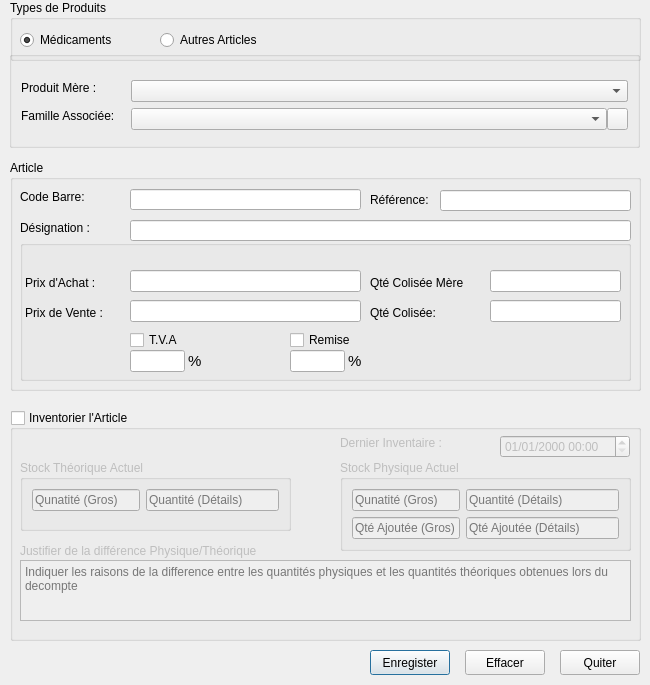
<?xml version="1.0" encoding="UTF-8"?>
<ui version="4.0">
 <class>ProductCreationForm</class>
 <widget class="QDialog" name="ProductCreationForm">
  <property name="geometry">
   <rect>
    <x>0</x>
    <y>0</y>
    <width>650</width>
    <height>685</height>
   </rect>
  </property>
  <property name="minimumSize">
   <size>
    <width>650</width>
    <height>685</height>
   </size>
  </property>
  <property name="maximumSize">
   <size>
    <width>650</width>
    <height>685</height>
   </size>
  </property>
  <property name="windowTitle">
   <string>Créer un Nouvel Article</string>
  </property>
  <widget class="QGroupBox" name="gbox_parent">
   <property name="geometry">
    <rect>
     <x>9</x>
     <y>51</y>
     <width>631</width>
     <height>97</height>
    </rect>
   </property>
   <property name="sizePolicy">
    <sizepolicy hsizetype="Preferred" vsizetype="Fixed">
     <horstretch>0</horstretch>
     <verstretch>0</verstretch>
    </sizepolicy>
   </property>
   <property name="title">
    <string/>
   </property>
   <widget class="QLabel" name="lbl_parent_product">
    <property name="geometry">
     <rect>
      <x>12</x>
      <y>29</y>
      <width>85</width>
      <height>16</height>
     </rect>
    </property>
    <property name="sizePolicy">
     <sizepolicy hsizetype="Fixed" vsizetype="Preferred">
      <horstretch>0</horstretch>
      <verstretch>0</verstretch>
     </sizepolicy>
    </property>
    <property name="text">
     <string>Produit Mère :</string>
    </property>
    <property name="buddy">
     <cstring>cbox_med</cstring>
    </property>
   </widget>
   <widget class="QComboBox" name="cbox_article">
    <property name="geometry">
     <rect>
      <x>122</x>
      <y>29</y>
      <width>497</width>
      <height>22</height>
     </rect>
    </property>
    <property name="sizePolicy">
     <sizepolicy hsizetype="Preferred" vsizetype="Fixed">
      <horstretch>0</horstretch>
      <verstretch>0</verstretch>
     </sizepolicy>
    </property>
   </widget>
   <widget class="QLabel" name="lbl_family">
    <property name="geometry">
     <rect>
      <x>12</x>
      <y>57</y>
      <width>104</width>
      <height>16</height>
     </rect>
    </property>
    <property name="sizePolicy">
     <sizepolicy hsizetype="Fixed" vsizetype="Preferred">
      <horstretch>0</horstretch>
      <verstretch>0</verstretch>
     </sizepolicy>
    </property>
    <property name="text">
     <string>Famille Associée:</string>
    </property>
    <property name="buddy">
     <cstring>cbox_family</cstring>
    </property>
   </widget>
   <widget class="QComboBox" name="cbox_family">
    <property name="geometry">
     <rect>
      <x>122</x>
      <y>57</y>
      <width>476</width>
      <height>22</height>
     </rect>
    </property>
    <property name="sizePolicy">
     <sizepolicy hsizetype="Preferred" vsizetype="Fixed">
      <horstretch>0</horstretch>
      <verstretch>0</verstretch>
     </sizepolicy>
    </property>
   </widget>
   <widget class="QPushButton" name="pbtn_new">
    <property name="geometry">
     <rect>
      <x>598</x>
      <y>57</y>
      <width>21</width>
      <height>22</height>
     </rect>
    </property>
    <property name="text">
     <string/>
    </property>
    <property name="icon">
     <iconset resource="resources.qrc">
      <normaloff>:/sales/add.png</normaloff>:/sales/add.png</iconset>
    </property>
    <property name="autoDefault">
     <bool>false</bool>
    </property>
   </widget>
  </widget>
  <widget class="QGroupBox" name="gbox_inventory">
   <property name="enabled">
    <bool>true</bool>
   </property>
   <property name="geometry">
    <rect>
     <x>10</x>
     <y>410</y>
     <width>631</width>
     <height>231</height>
    </rect>
   </property>
   <property name="sizePolicy">
    <sizepolicy hsizetype="Fixed" vsizetype="Fixed">
     <horstretch>0</horstretch>
     <verstretch>0</verstretch>
    </sizepolicy>
   </property>
   <property name="title">
    <string>Inventorier l'Article</string>
   </property>
   <property name="checkable">
    <bool>true</bool>
   </property>
   <property name="checked">
    <bool>false</bool>
   </property>
   <widget class="QLabel" name="label_3">
    <property name="geometry">
     <rect>
      <x>330</x>
      <y>25</y>
      <width>121</width>
      <height>16</height>
     </rect>
    </property>
    <property name="text">
     <string>Dernier Inventaire :</string>
    </property>
    <property name="buddy">
     <cstring>last_inventory</cstring>
    </property>
   </widget>
   <widget class="QDateTimeEdit" name="last_inventory">
    <property name="enabled">
     <bool>false</bool>
    </property>
    <property name="geometry">
     <rect>
      <x>490</x>
      <y>25</y>
      <width>130</width>
      <height>23</height>
     </rect>
    </property>
    <property name="displayFormat">
     <string>dd/MM/yyyy HH:mm</string>
    </property>
   </widget>
   <widget class="QGroupBox" name="gbox_phys_stock">
    <property name="geometry">
     <rect>
      <x>330</x>
      <y>50</y>
      <width>291</width>
      <height>91</height>
     </rect>
    </property>
    <property name="sizePolicy">
     <sizepolicy hsizetype="Expanding" vsizetype="Expanding">
      <horstretch>0</horstretch>
      <verstretch>0</verstretch>
     </sizepolicy>
    </property>
    <property name="toolTip">
     <string>Stock de produit obtenu  après le nouvel inventaire</string>
    </property>
    <property name="title">
     <string>Stock Physique Actuel</string>
    </property>
    <layout class="QFormLayout" name="formLayout">
     <item row="0" column="0">
      <widget class="QLineEdit" name="ledit_phys_gros">
       <property name="toolTip">
        <string>Entrer la qunatité gros obtenue après comptage physique</string>
       </property>
       <property name="placeholderText">
        <string>Qunatité (Gros)</string>
       </property>
      </widget>
     </item>
     <item row="0" column="1">
      <widget class="QLineEdit" name="ledit_phys_details">
       <property name="toolTip">
        <string>Entrer la qunatité déconditionnée obtenue après comptage physique</string>
       </property>
       <property name="placeholderText">
        <string>Quantité (Détails)</string>
       </property>
      </widget>
     </item>
     <item row="1" column="0">
      <widget class="QLineEdit" name="ledit_phys_added_gros">
       <property name="toolTip">
        <string>Entrer la qunatité physique gros à ajouter</string>
       </property>
       <property name="placeholderText">
        <string>Qté Ajoutée (Gros)</string>
       </property>
      </widget>
     </item>
     <item row="1" column="1">
      <widget class="QLineEdit" name="ledit_phys_added_details">
       <property name="toolTip">
        <string>Entrer la qunatité physique déconditionnée à ajouter</string>
       </property>
       <property name="placeholderText">
        <string>Qté Ajoutée (Détails)</string>
       </property>
      </widget>
     </item>
    </layout>
   </widget>
   <widget class="QPlainTextEdit" name="justification">
    <property name="geometry">
     <rect>
      <x>10</x>
      <y>150</y>
      <width>611</width>
      <height>61</height>
     </rect>
    </property>
    <property name="toolTip">
     <string>Indiquer les raisons de la difference entre les quantités physiques et les quantités théoriques obtenues lors du decompte</string>
    </property>
    <property name="placeholderText">
     <string>Indiquer les raisons de la difference entre les quantités physiques et les quantités théoriques obtenues lors du decompte</string>
    </property>
   </widget>
   <widget class="QLabel" name="label_17">
    <property name="geometry">
     <rect>
      <x>10</x>
      <y>130</y>
      <width>271</width>
      <height>22</height>
     </rect>
    </property>
    <property name="text">
     <string>Justifier de la différence Physique/Théorique</string>
    </property>
    <property name="buddy">
     <cstring>justification</cstring>
    </property>
   </widget>
   <widget class="QGroupBox" name="gbox_theo_stock">
    <property name="geometry">
     <rect>
      <x>10</x>
      <y>50</y>
      <width>271</width>
      <height>71</height>
     </rect>
    </property>
    <property name="sizePolicy">
     <sizepolicy hsizetype="Expanding" vsizetype="Expanding">
      <horstretch>0</horstretch>
      <verstretch>0</verstretch>
     </sizepolicy>
    </property>
    <property name="toolTip">
     <string>Stock de produit indiqué par le systeme</string>
    </property>
    <property name="title">
     <string>Stock Théorique Actuel</string>
    </property>
    <layout class="QFormLayout" name="formLayout_2">
     <property name="verticalSpacing">
      <number>0</number>
     </property>
     <item row="0" column="0">
      <widget class="QLineEdit" name="ledit_theo_gros">
       <property name="toolTip">
        <string>Quantité (Gros)</string>
       </property>
       <property name="placeholderText">
        <string>Qunatité (Gros)</string>
       </property>
      </widget>
     </item>
     <item row="0" column="1">
      <widget class="QLineEdit" name="ledit_theo_details">
       <property name="toolTip">
        <string>Quantité (Détails)</string>
       </property>
       <property name="placeholderText">
        <string>Quantité (Détails)</string>
       </property>
      </widget>
     </item>
    </layout>
   </widget>
  </widget>
  <widget class="QGroupBox" name="gbox_article">
   <property name="geometry">
    <rect>
     <x>10</x>
     <y>160</y>
     <width>631</width>
     <height>231</height>
    </rect>
   </property>
   <property name="sizePolicy">
    <sizepolicy hsizetype="Preferred" vsizetype="Fixed">
     <horstretch>0</horstretch>
     <verstretch>0</verstretch>
    </sizepolicy>
   </property>
   <property name="title">
    <string>Article</string>
   </property>
   <widget class="QLabel" name="label_13">
    <property name="geometry">
     <rect>
      <x>10</x>
      <y>29</y>
      <width>81</width>
      <height>16</height>
     </rect>
    </property>
    <property name="sizePolicy">
     <sizepolicy hsizetype="Fixed" vsizetype="Preferred">
      <horstretch>0</horstretch>
      <verstretch>0</verstretch>
     </sizepolicy>
    </property>
    <property name="text">
     <string>Code Barre: </string>
    </property>
    <property name="buddy">
     <cstring>ledit_bar_code</cstring>
    </property>
   </widget>
   <widget class="QLabel" name="label_14">
    <property name="geometry">
     <rect>
      <x>10</x>
      <y>60</y>
      <width>81</width>
      <height>16</height>
     </rect>
    </property>
    <property name="sizePolicy">
     <sizepolicy hsizetype="Fixed" vsizetype="Preferred">
      <horstretch>0</horstretch>
      <verstretch>0</verstretch>
     </sizepolicy>
    </property>
    <property name="text">
     <string>Désignation :</string>
    </property>
    <property name="buddy">
     <cstring>ledit_designation</cstring>
    </property>
   </widget>
   <widget class="QLineEdit" name="ledit_bar_code">
    <property name="geometry">
     <rect>
      <x>120</x>
      <y>29</y>
      <width>231</width>
      <height>21</height>
     </rect>
    </property>
   </widget>
   <widget class="QLabel" name="label_15">
    <property name="geometry">
     <rect>
      <x>360</x>
      <y>30</y>
      <width>71</width>
      <height>20</height>
     </rect>
    </property>
    <property name="text">
     <string>Référence:</string>
    </property>
    <property name="buddy">
     <cstring>ledit_reference</cstring>
    </property>
   </widget>
   <widget class="QLineEdit" name="ledit_reference">
    <property name="geometry">
     <rect>
      <x>430</x>
      <y>30</y>
      <width>191</width>
      <height>21</height>
     </rect>
    </property>
   </widget>
   <widget class="QLineEdit" name="ledit_designation">
    <property name="geometry">
     <rect>
      <x>120</x>
      <y>60</y>
      <width>501</width>
      <height>21</height>
     </rect>
    </property>
   </widget>
   <widget class="QGroupBox" name="gbox_price">
    <property name="geometry">
     <rect>
      <x>10</x>
      <y>80</y>
      <width>611</width>
      <height>141</height>
     </rect>
    </property>
    <property name="sizePolicy">
     <sizepolicy hsizetype="Expanding" vsizetype="Preferred">
      <horstretch>0</horstretch>
      <verstretch>0</verstretch>
     </sizepolicy>
    </property>
    <property name="title">
     <string/>
    </property>
    <widget class="QLabel" name="lbl_purchase_price">
     <property name="geometry">
      <rect>
       <x>5</x>
       <y>35</y>
       <width>101</width>
       <height>16</height>
      </rect>
     </property>
     <property name="text">
      <string>Prix d'Achat :</string>
     </property>
     <property name="buddy">
      <cstring>ledit_puchase_price</cstring>
     </property>
    </widget>
    <widget class="QLineEdit" name="ledit_puchase_price">
     <property name="geometry">
      <rect>
       <x>110</x>
       <y>30</y>
       <width>231</width>
       <height>22</height>
      </rect>
     </property>
     <property name="sizePolicy">
      <sizepolicy hsizetype="Preferred" vsizetype="Fixed">
       <horstretch>0</horstretch>
       <verstretch>0</verstretch>
      </sizepolicy>
     </property>
    </widget>
    <widget class="QLabel" name="lbl_sale_price">
     <property name="geometry">
      <rect>
       <x>5</x>
       <y>65</y>
       <width>101</width>
       <height>16</height>
      </rect>
     </property>
     <property name="text">
      <string>Prix de Vente :</string>
     </property>
     <property name="buddy">
      <cstring>ledit_sale_price</cstring>
     </property>
    </widget>
    <widget class="QLineEdit" name="ledit_sale_price">
     <property name="geometry">
      <rect>
       <x>110</x>
       <y>60</y>
       <width>231</width>
       <height>22</height>
      </rect>
     </property>
     <property name="sizePolicy">
      <sizepolicy hsizetype="Preferred" vsizetype="Fixed">
       <horstretch>0</horstretch>
       <verstretch>0</verstretch>
      </sizepolicy>
     </property>
    </widget>
    <widget class="QCheckBox" name="ckbox_vta">
     <property name="geometry">
      <rect>
       <x>110</x>
       <y>90</y>
       <width>81</width>
       <height>20</height>
      </rect>
     </property>
     <property name="text">
      <string>T.V.A</string>
     </property>
    </widget>
    <widget class="QLineEdit" name="vta">
     <property name="geometry">
      <rect>
       <x>110</x>
       <y>110</y>
       <width>55</width>
       <height>22</height>
      </rect>
     </property>
     <property name="sizePolicy">
      <sizepolicy hsizetype="Fixed" vsizetype="Fixed">
       <horstretch>0</horstretch>
       <verstretch>0</verstretch>
      </sizepolicy>
     </property>
     <property name="minimumSize">
      <size>
       <width>55</width>
       <height>0</height>
      </size>
     </property>
     <property name="maximumSize">
      <size>
       <width>55</width>
       <height>22</height>
      </size>
     </property>
     <property name="alignment">
      <set>Qt::AlignRight|Qt::AlignTrailing|Qt::AlignVCenter</set>
     </property>
     <property name="readOnly">
      <bool>true</bool>
     </property>
    </widget>
    <widget class="QLabel" name="lbl_tva_percentage">
     <property name="geometry">
      <rect>
       <x>168</x>
       <y>110</y>
       <width>21</width>
       <height>22</height>
      </rect>
     </property>
     <property name="sizePolicy">
      <sizepolicy hsizetype="Minimum" vsizetype="Minimum">
       <horstretch>0</horstretch>
       <verstretch>0</verstretch>
      </sizepolicy>
     </property>
     <property name="font">
      <font>
       <pointsize>11</pointsize>
      </font>
     </property>
     <property name="text">
      <string>% </string>
     </property>
    </widget>
    <widget class="QCheckBox" name="ckbox_reduction">
     <property name="geometry">
      <rect>
       <x>270</x>
       <y>90</y>
       <width>71</width>
       <height>20</height>
      </rect>
     </property>
     <property name="text">
      <string>Remise</string>
     </property>
    </widget>
    <widget class="QLineEdit" name="reduction">
     <property name="geometry">
      <rect>
       <x>270</x>
       <y>110</y>
       <width>55</width>
       <height>22</height>
      </rect>
     </property>
     <property name="sizePolicy">
      <sizepolicy hsizetype="Fixed" vsizetype="Fixed">
       <horstretch>0</horstretch>
       <verstretch>0</verstretch>
      </sizepolicy>
     </property>
     <property name="minimumSize">
      <size>
       <width>55</width>
       <height>0</height>
      </size>
     </property>
     <property name="maximumSize">
      <size>
       <width>55</width>
       <height>22</height>
      </size>
     </property>
     <property name="alignment">
      <set>Qt::AlignRight|Qt::AlignTrailing|Qt::AlignVCenter</set>
     </property>
    </widget>
    <widget class="QLabel" name="lbl_reduction_percentage">
     <property name="geometry">
      <rect>
       <x>328</x>
       <y>110</y>
       <width>16</width>
       <height>22</height>
      </rect>
     </property>
     <property name="sizePolicy">
      <sizepolicy hsizetype="Minimum" vsizetype="Minimum">
       <horstretch>0</horstretch>
       <verstretch>0</verstretch>
      </sizepolicy>
     </property>
     <property name="font">
      <font>
       <pointsize>11</pointsize>
      </font>
     </property>
     <property name="text">
      <string>% </string>
     </property>
    </widget>
    <widget class="QLineEdit" name="ledit_colise_mere">
     <property name="geometry">
      <rect>
       <x>470</x>
       <y>30</y>
       <width>131</width>
       <height>22</height>
      </rect>
     </property>
     <property name="toolTip">
      <string>Quantité par unité de conditionnement</string>
     </property>
     <property name="text">
      <string/>
     </property>
    </widget>
    <widget class="QLabel" name="lbl_colise_mere">
     <property name="geometry">
      <rect>
       <x>350</x>
       <y>35</y>
       <width>111</width>
       <height>16</height>
      </rect>
     </property>
     <property name="sizePolicy">
      <sizepolicy hsizetype="Preferred" vsizetype="Fixed">
       <horstretch>0</horstretch>
       <verstretch>0</verstretch>
      </sizepolicy>
     </property>
     <property name="text">
      <string>Qté Colisée Mère</string>
     </property>
     <property name="buddy">
      <cstring>ledit_colise_mere</cstring>
     </property>
    </widget>
    <widget class="QLineEdit" name="ledit_colise_derive">
     <property name="geometry">
      <rect>
       <x>470</x>
       <y>60</y>
       <width>131</width>
       <height>22</height>
      </rect>
     </property>
     <property name="toolTip">
      <string>Quantité par unité de conditionnement pour le produit derive</string>
     </property>
    </widget>
    <widget class="QLabel" name="lbl_colise_derive">
     <property name="geometry">
      <rect>
       <x>350</x>
       <y>65</y>
       <width>111</width>
       <height>16</height>
      </rect>
     </property>
     <property name="sizePolicy">
      <sizepolicy hsizetype="Preferred" vsizetype="Fixed">
       <horstretch>0</horstretch>
       <verstretch>0</verstretch>
      </sizepolicy>
     </property>
     <property name="text">
      <string>Qté Colisée:</string>
     </property>
     <property name="buddy">
      <cstring>ledit_colise_derive</cstring>
     </property>
    </widget>
   </widget>
  </widget>
  <widget class="QPushButton" name="pbtn_save">
   <property name="geometry">
    <rect>
     <x>370</x>
     <y>650</y>
     <width>80</width>
     <height>25</height>
    </rect>
   </property>
   <property name="toolTip">
    <string>Enrégister l'article et Passer a la création d'un nouvel article</string>
   </property>
   <property name="text">
    <string>Enregister</string>
   </property>
   <property name="icon">
    <iconset resource="resources.qrc">
     <normaloff>:/product/validate.png</normaloff>:/product/validate.png</iconset>
   </property>
   <property name="autoDefault">
    <bool>false</bool>
   </property>
   <property name="default">
    <bool>true</bool>
   </property>
  </widget>
  <widget class="QPushButton" name="pbtn_quit">
   <property name="geometry">
    <rect>
     <x>560</x>
     <y>650</y>
     <width>80</width>
     <height>25</height>
    </rect>
   </property>
   <property name="toolTip">
    <string>Quiter la fenettre sans rien enrégister</string>
   </property>
   <property name="text">
    <string>Quiter</string>
   </property>
   <property name="icon">
    <iconset resource="resources.qrc">
     <normaloff>:/sales/cancel.png</normaloff>:/sales/cancel.png</iconset>
   </property>
   <property name="autoDefault">
    <bool>false</bool>
   </property>
  </widget>
  <widget class="QPushButton" name="pbtn_clear">
   <property name="geometry">
    <rect>
     <x>465</x>
     <y>650</y>
     <width>80</width>
     <height>25</height>
    </rect>
   </property>
   <property name="toolTip">
    <string>Effacer le contenu du formulaire et recommencer pour un nouvel article</string>
   </property>
   <property name="text">
    <string>Effacer</string>
   </property>
   <property name="icon">
    <iconset resource="resources.qrc">
     <normaloff>:/product/clear.png</normaloff>:/product/clear.png</iconset>
   </property>
   <property name="autoDefault">
    <bool>false</bool>
   </property>
  </widget>
  <widget class="QGroupBox" name="gbox_prod_type">
   <property name="geometry">
    <rect>
     <x>10</x>
     <y>0</y>
     <width>631</width>
     <height>61</height>
    </rect>
   </property>
   <property name="title">
    <string>Types de Produits</string>
   </property>
   <widget class="QRadioButton" name="rbtn_medicament">
    <property name="geometry">
     <rect>
      <x>10</x>
      <y>30</y>
      <width>101</width>
      <height>20</height>
     </rect>
    </property>
    <property name="text">
     <string>Médicaments</string>
    </property>
    <property name="checked">
     <bool>true</bool>
    </property>
   </widget>
   <widget class="QRadioButton" name="rbtn_article">
    <property name="geometry">
     <rect>
      <x>150</x>
      <y>30</y>
      <width>121</width>
      <height>20</height>
     </rect>
    </property>
    <property name="text">
     <string>Autres Articles</string>
    </property>
   </widget>
  </widget>
  <widget class="QComboBox" name="cbox_med">
   <property name="geometry">
    <rect>
     <x>131</x>
     <y>80</y>
     <width>497</width>
     <height>22</height>
    </rect>
   </property>
   <property name="sizePolicy">
    <sizepolicy hsizetype="Preferred" vsizetype="Fixed">
     <horstretch>0</horstretch>
     <verstretch>0</verstretch>
    </sizepolicy>
   </property>
  </widget>
 </widget>
 <resources>
  <include location="resources.qrc"/>
 </resources>
 <connections/>
</ui>
